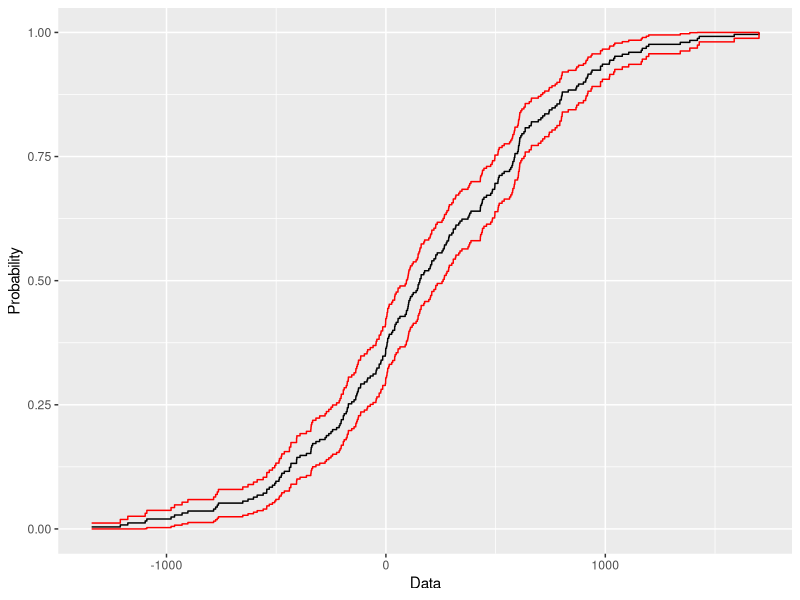
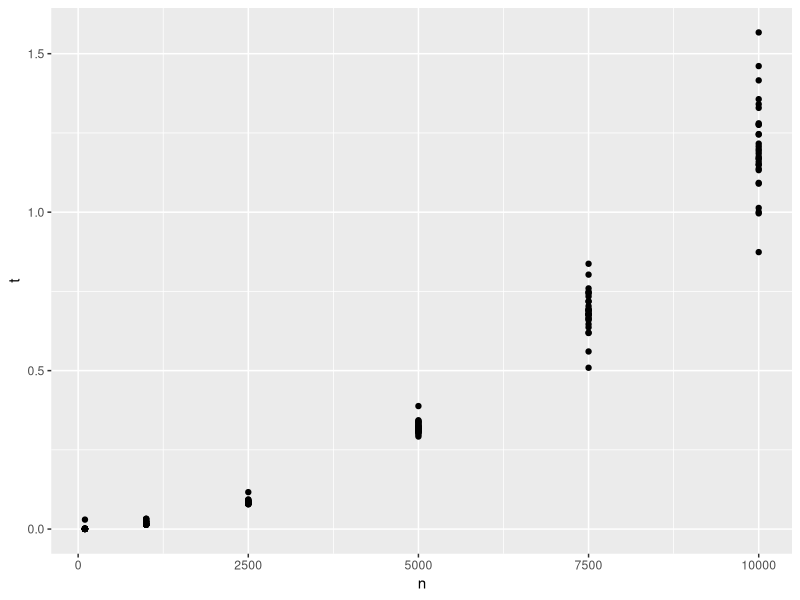

The R source for these figures, in order:
library(ggplot2)

EmpDistribution = function(x){
  k = length(x)
  p = 1:k
  x = sort(x)
  sd = 1:k
  sup95 = 1:k
  inf95 = 1:k
  for(i in 1:k){
    p[i] = sum(as.numeric(x <= x[i])/k)
    sd[i] = sqrt((p[i] * (1-p[i]))/k)
    sup95[i] = min(p[i] + 1.96 * sd[i], 1)
    inf95[i] = max(p[i] - 1.96 * sd[i], 0)
  }
  
  return(list(Probability = p, Data = x, SDesvian = sd, ICSup95 = sup95, ICInf95 = inf95))
}

x1 = rnorm(250, 150, 500)

x = EmpDistribution(x1)

x = data.frame(x)

ggplot(x, aes(Data, Probability)) +
  geom_step() +
  geom_step(aes(Data, ICInf95), color = "red") +
  geom_step(aes(Data, ICSup95), color = "red")


t = 1:(6*30)
l = 0
n = 1:(6*30)
for(j in c(100, 1000, 2500, 5000, 7500, 10000)){
  data = rnorm(j, 0, 1)
  for(i in 1:30){
    start_timer = Sys.time()
    EmpDistribution(data)
    end_timer = Sys.time()
    l = l + 1
    t[l] = end_timer - start_timer
    n[l] = j
  }
}

df = data.frame(t, n)

ggplot(df, aes(n, t)) +
  geom_point()
